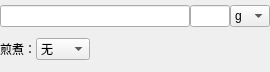
<?xml version="1.0" encoding="UTF-8"?>
<ui version="4.0">
 <class>DrugEditor</class>
 <widget class="QWidget" name="DrugEditor">
  <property name="geometry">
   <rect>
    <x>0</x>
    <y>0</y>
    <width>270</width>
    <height>72</height>
   </rect>
  </property>
  <property name="sizePolicy">
   <sizepolicy hsizetype="Fixed" vsizetype="Fixed">
    <horstretch>0</horstretch>
    <verstretch>0</verstretch>
   </sizepolicy>
  </property>
  <property name="windowTitle">
   <string>Form</string>
  </property>
  <property name="autoFillBackground">
   <bool>true</bool>
  </property>
  <layout class="QVBoxLayout" name="verticalLayout">
   <property name="leftMargin">
    <number>0</number>
   </property>
   <property name="topMargin">
    <number>0</number>
   </property>
   <property name="rightMargin">
    <number>0</number>
   </property>
   <property name="bottomMargin">
    <number>7</number>
   </property>
   <item>
    <layout class="QHBoxLayout" name="drugLayout">
     <property name="spacing">
      <number>0</number>
     </property>
     <property name="topMargin">
      <number>0</number>
     </property>
     <property name="bottomMargin">
      <number>0</number>
     </property>
     <item>
      <widget class="QLineEdit" name="drugNameLE">
       <property name="sizePolicy">
        <sizepolicy hsizetype="Expanding" vsizetype="Fixed">
         <horstretch>0</horstretch>
         <verstretch>0</verstretch>
        </sizepolicy>
       </property>
       <property name="text">
        <string/>
       </property>
      </widget>
     </item>
     <item>
      <widget class="QLineEdit" name="weightLE">
       <property name="sizePolicy">
        <sizepolicy hsizetype="Fixed" vsizetype="Fixed">
         <horstretch>0</horstretch>
         <verstretch>0</verstretch>
        </sizepolicy>
       </property>
       <property name="maximumSize">
        <size>
         <width>40</width>
         <height>16777215</height>
        </size>
       </property>
       <property name="text">
        <string/>
       </property>
       <property name="alignment">
        <set>Qt::AlignRight|Qt::AlignTrailing|Qt::AlignVCenter</set>
       </property>
      </widget>
     </item>
     <item>
      <widget class="QComboBox" name="unitCB">
       <property name="sizePolicy">
        <sizepolicy hsizetype="Fixed" vsizetype="Fixed">
         <horstretch>0</horstretch>
         <verstretch>0</verstretch>
        </sizepolicy>
       </property>
       <property name="maximumSize">
        <size>
         <width>40</width>
         <height>16777215</height>
        </size>
       </property>
       <property name="focusPolicy">
        <enum>Qt::NoFocus</enum>
       </property>
       <item>
        <property name="text">
         <string>g</string>
        </property>
       </item>
       <item>
        <property name="text">
         <string>袋</string>
        </property>
       </item>
       <item>
        <property name="text">
         <string>颗</string>
        </property>
       </item>
       <item>
        <property name="text">
         <string>个</string>
        </property>
       </item>
      </widget>
     </item>
    </layout>
   </item>
   <item>
    <layout class="QHBoxLayout" name="usageLayout">
     <property name="spacing">
      <number>0</number>
     </property>
     <item>
      <widget class="QLabel" name="label">
       <property name="text">
        <string>煎煮：</string>
       </property>
      </widget>
     </item>
     <item>
      <widget class="QComboBox" name="usageCB">
       <property name="focusPolicy">
        <enum>Qt::NoFocus</enum>
       </property>
       <item>
        <property name="text">
         <string>无</string>
        </property>
       </item>
       <item>
        <property name="text">
         <string>先煎</string>
        </property>
       </item>
       <item>
        <property name="text">
         <string>后下</string>
        </property>
       </item>
      </widget>
     </item>
     <item>
      <spacer name="horizontalSpacer">
       <property name="orientation">
        <enum>Qt::Horizontal</enum>
       </property>
       <property name="sizeHint" stdset="0">
        <size>
         <width>40</width>
         <height>20</height>
        </size>
       </property>
      </spacer>
     </item>
    </layout>
   </item>
  </layout>
 </widget>
 <tabstops>
  <tabstop>drugNameLE</tabstop>
  <tabstop>weightLE</tabstop>
  <tabstop>unitCB</tabstop>
  <tabstop>usageCB</tabstop>
 </tabstops>
 <resources/>
 <connections/>
</ui>
